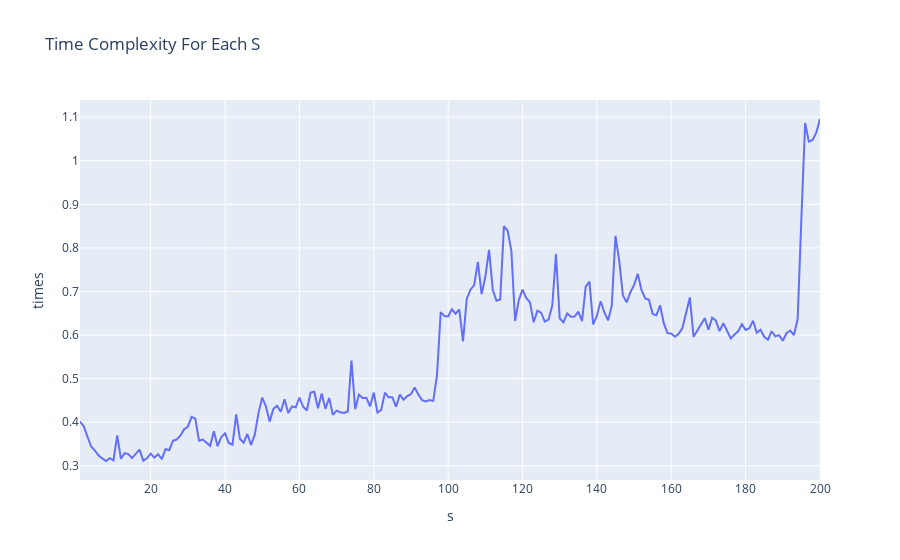

Source (notebook cell):
### Code cell
# optimal S for 100,000
s = list(range(1, 201))
df = pd.DataFrame({"times":t, "keys" : keys, "s":s})
fig = px.line(df, x="s", y="times", title='Time Complexity For Each S')
fig.show()

### Figure 1 — Plotly figure (JSON) as saved in the notebook; plotly's stock layout.template omitted (floating-point values rounded to 4 significant figures; data arrays with more than 128 entries replaced by an {"elided": "..."} marker saying what was removed)
{"data": [{"hovertemplate": "s=%{x}<br>times=%{y}<extra></extra>", "legendgroup": "", "line": {"color": "#636efa", "dash": "solid"}, "marker": {"symbol": "circle"}, "mode": "lines", "name": "", "orientation": "v", "showlegend": false, "type": "scatter", "x": {"elided": "200 int values"}, "xaxis": "x", "y": {"elided": "200 float values"}, "yaxis": "y"}], "layout": {"autosize": true, "legend": {"tracegroupgap": 0}, "title": {"text": "Time Complexity For Each S"}, "xaxis": {"anchor": "y", "autorange": true, "domain": [0, 1], "range": [1, 200], "title": {"text": "s"}, "type": "linear"}, "yaxis": {"anchor": "x", "autorange": true, "domain": [0, 1], "range": [0.2675, 1.139], "title": {"text": "times"}, "type": "linear"}}}
